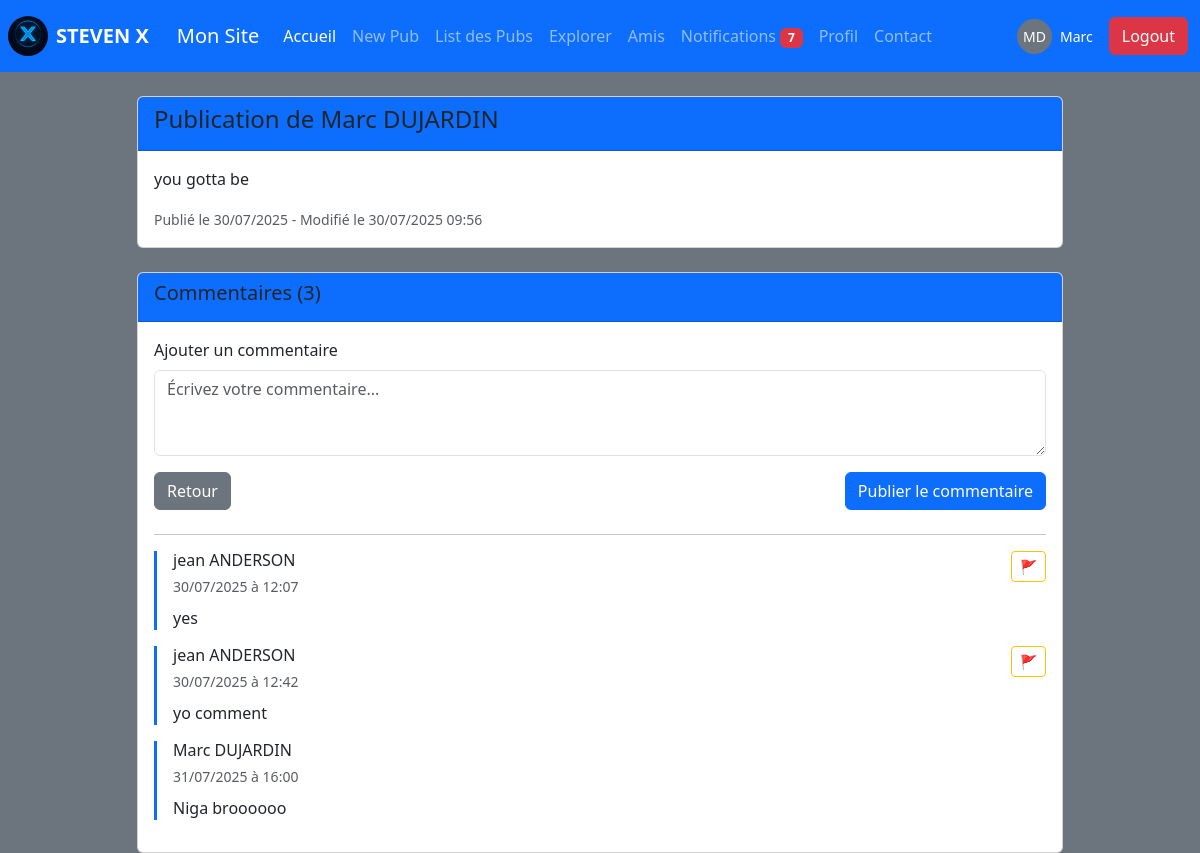
Screenshot of /commentaire_pub.php?id=1 (signed in) with the database file from the repository.
### tables this page shows
CREATE TABLE `publications` (
  `id` int(11) NOT NULL,
  `user_id` int(11) NOT NULL,
  `contenu` text NOT NULL,
  `date_ajout` timestamp NOT NULL DEFAULT current_timestamp() ON UPDATE current_timestamp(),
  `date_modification` timestamp NOT NULL DEFAULT current_timestamp() ON UPDATE current_timestamp(),
  `image` varchar(255) DEFAULT NULL
);

CREATE TABLE `user` (
  `id` int(11) NOT NULL,
  `nom` varchar(10) NOT NULL,
  `prenom` varchar(20) NOT NULL,
  `date_naissance` date NOT NULL,
  `telephone` varchar(20) NOT NULL,
  `sexe` varchar(50) NOT NULL,
  `adresse` varchar(255) NOT NULL,
  `mail` varchar(255) NOT NULL,
  `photo_profil` varchar(255) NOT NULL,
  `mdp` varchar(255) NOT NULL
);

CREATE TABLE `commentaires` (
  `id` int(11) NOT NULL,
  `publication_id` int(11) NOT NULL,
  `user_id` int(11) NOT NULL,
  `contenu` varchar(50) NOT NULL,
  `date_creation` datetime DEFAULT current_timestamp()
);

### commentaire_pub.php (the view, shortened to what this page needs)
<?php
include('bdd.php');
$stmt = $pdo->prepare("SELECT photo_profil FROM user WHERE id = ?");
$stmt->execute([$_SESSION['user_id']]);
$current_user = $stmt->fetch(PDO::FETCH_ASSOC);
$pub_id = $_GET['id'];
$stmt = $pdo->prepare("SELECT p.*, u.nom, u.prenom FROM publications p JOIN user u ON p.user_id = u.id WHERE p.id = ?");
$stmt->execute([$pub_id]);
$publication = $stmt->fetch(PDO::FETCH_ASSOC);
$stmt = $pdo->prepare("
    SELECT c.*, u.nom, u.prenom,
           (SELECT COUNT(*) FROM signalements s WHERE s.type = 'commentaire' AND s.element_id = c.id AND s.user_id = ?) as user_signaled
    FROM commentaires c
    JOIN user u ON c.user_id = u.id
    WHERE c.publication_id = ?
    ORDER BY c.date_creation ASC
");
$stmt->execute([$_SESSION['user_id'], $pub_id]);
$commentaires = $stmt->fetchAll(PDO::FETCH_ASSOC);
?>
<!DOCTYPE html>
<html lang="fr">
<head>
    <link href="https://cdn.jsdelivr.net/npm/bootstrap@5.3.7/dist/css/bootstrap.min.css" rel="stylesheet">
</head>
<body class="bg-secondary">
    <nav class="navbar navbar-expand-lg navbar-dark bg-primary">
        <img src="logo/StevenX.png" alt="" class="m-2" style="width: 40px; height: 40px; border-radius: 50%;">
        <b><a class="navbar-brand" href="dash.php">STEVEN X</a></b>
        <div class="container">
            <a class="navbar-brand" href="dash.php">Mon Site</a>
            <div class="collapse navbar-collapse" id="navbarNav">
                <ul class="navbar-nav me-auto">
                    <li class="nav-item">
                        <a class="nav-link active" href="dash.php">Accueil</a>
                    </li>
                    <li class="nav-item">
                        <a class="nav-link" href="new_pub.php">New Pub</a>
                    </li>
                    <li class="nav-item">
                        <a class="nav-link" href="list_pubs.php">List des Pubs</a>
                    </li>
                    <li class="nav-item">
                        <a class="nav-link" href="explorer.php">Explorer</a>
                    </li>
                    <li class="nav-item">
                        <a class="nav-link" href="amis.php">Amis</a>
                    </li>
                    <li class="nav-item">
                        <?php include '_navbar_notifications.php'; ?>
                    </li>
                    <li class="nav-item">
                        <a class="nav-link" href="profil.php">Profil</a>
                    </li>
                    <li class="nav-item">
                        <a class="nav-link" href="contact.php">Contact</a>
                    </li>
                </ul>
                <div class="d-flex align-items-center me-3">
                    <?php if ($current_user && $current_user['photo_profil'] && file_exists($current_user['photo_profil'])): ?>
                    <img src="<?php echo htmlspecialchars($current_user['photo_profil']); ?>" alt="Photo de profil"
                        class="rounded-circle me-2" style="width: 35px; height: 35px; object-fit: cover;">
                    <?php else: ?>
                    <div class="bg-secondary text-white rounded-circle d-flex align-items-center justify-content-center me-2"
                        style="width: 35px; height: 35px; font-size: 14px;">
                        <?php echo strtoupper(substr($_SESSION['user_prenom'], 0, 1) . substr($_SESSION['user_nom'], 0, 1)); ?>
                    </div>
                    <?php endif; ?>
                    <span class="text-white small"><?php echo htmlspecialchars($_SESSION['user_prenom']); ?></span>
                </div>
                <button type="button" class="btn btn-danger" data-bs-toggle="modal"
                    data-bs-target="#confirmLogoutModal">Logout</button>
            </div>
        </div>
    </nav>
    <div class="container mt-4">
        <div class="row justify-content-center">
            <div class="col-md-10">
                <?php if ($publication): ?>
                <div class="card mb-4">
                    <div class="card-header bg-primary">
                        <h4>Publication de
                            <?php echo htmlspecialchars($publication['prenom'] . ' ' . $publication['nom']); ?></h4>
                    </div>
                    <div class="card-body">
                        <p class="card-text"><?php echo nl2br(htmlspecialchars($publication['contenu'])); ?></p>
                        <small class="text-muted">
                            Publié le <?php echo date('d/m/Y', strtotime($publication['date_ajout'])); ?>
                            <?php if ($publication['date_modification']): ?>
                            - Modifié le <?php echo date('d/m/Y H:i', strtotime($publication['date_modification'])); ?>
                            <?php endif; ?>
                        </small>
                    </div>
                </div>
                <div class="card">
                    <div class="card-header bg-primary">
                        <h5>Commentaires (<?php echo count($commentaires); ?>)</h5>
                    </div>
                    <div class="card-body">
                        <form method="POST" class="mb-4">
                            <div class="mb-3">
                                <label for="contenu" class="form-label">Ajouter un commentaire</label>
                                <textarea class="form-control" id="contenu" name="contenu" rows="3"
                                    placeholder="Écrivez votre commentaire..." required></textarea>
                            </div>
                            <div class="d-flex justify-content-between">
                                <a href="dash.php" class="btn btn-secondary">Retour</a>
                                <button type="S'inscrire" class="btn btn-primary">Publier le commentaire</button>
                            </div>
                        </form>
                        <hr>
                        <?php if (empty($commentaires)): ?>
                        <div class="text-center text-muted">
                            <p>Aucun commentaire pour cette publication.</p>
                            <p>Soyez le premier à commenter !</p>
                        </div>
                        <?php else: ?>
                        <?php foreach ($commentaires as $commentaire): ?>
                        <div class="border-start border-3 border-primary ps-3 mb-3">
                            <div class="d-flex justify-content-between align-items-start">
                                <div>
                                    <h6 class="mb-1">
                                        <?php echo htmlspecialchars($commentaire['prenom'] . ' ' . $commentaire['nom']); ?>
                                    </h6>
                                    <small
                                        class="text-muted"><?php echo date('d/m/Y à H:i', strtotime($commentaire['date_creation'])); ?></small>
                                </div>
                                <div>
                                    <?php if ($commentaire['user_id'] != $_SESSION['user_id'] && $commentaire['user_signaled'] == 0): ?>
                                    <a href="signaler_commentaire.php?id=<?php echo $commentaire['id']; ?>&pub_id=<?php echo $pub_id; ?>"
                                        class="btn btn-outline-warning btn-sm">
                                        🚩
                                    </a>
                                    <?php elseif ($commentaire['user_signaled'] > 0): ?>
                                    <small class="text-muted">Signalé</small>
                                    <?php endif; ?>
                                </div>
                            </div>
                            <p class="mt-2 mb-0"><?php echo nl2br(htmlspecialchars($commentaire['contenu'])); ?></p>
                        </div>
                        <?php endforeach; ?>
                        <?php endif; ?>
                    </div>
                </div>
                <?php endif; ?>
            </div>
        </div>
    </div>
</body>
</html>

### rows the page displays
publications: user.nom "Marc DUJARDIN", contenu "you gotta be", date_ajout "30/07/2025", date_modification "30/07/2025 09:56"
commentaires: user.nom "jean ANDERSON", date_creation "30/07/2025 à 12:07", contenu "yes"
commentaires: user.nom "jean ANDERSON", date_creation "30/07/2025 à 12:42", contenu "yo comment"
commentaires: user.nom "Marc DUJARDIN", date_creation "31/07/2025 à 16:00", contenu "Niga broooooo"

### other values shown
$nb_non_lues_nav "7"
$_SESSION['user_prenom'] "Marc"
count($commentaires) "3"
